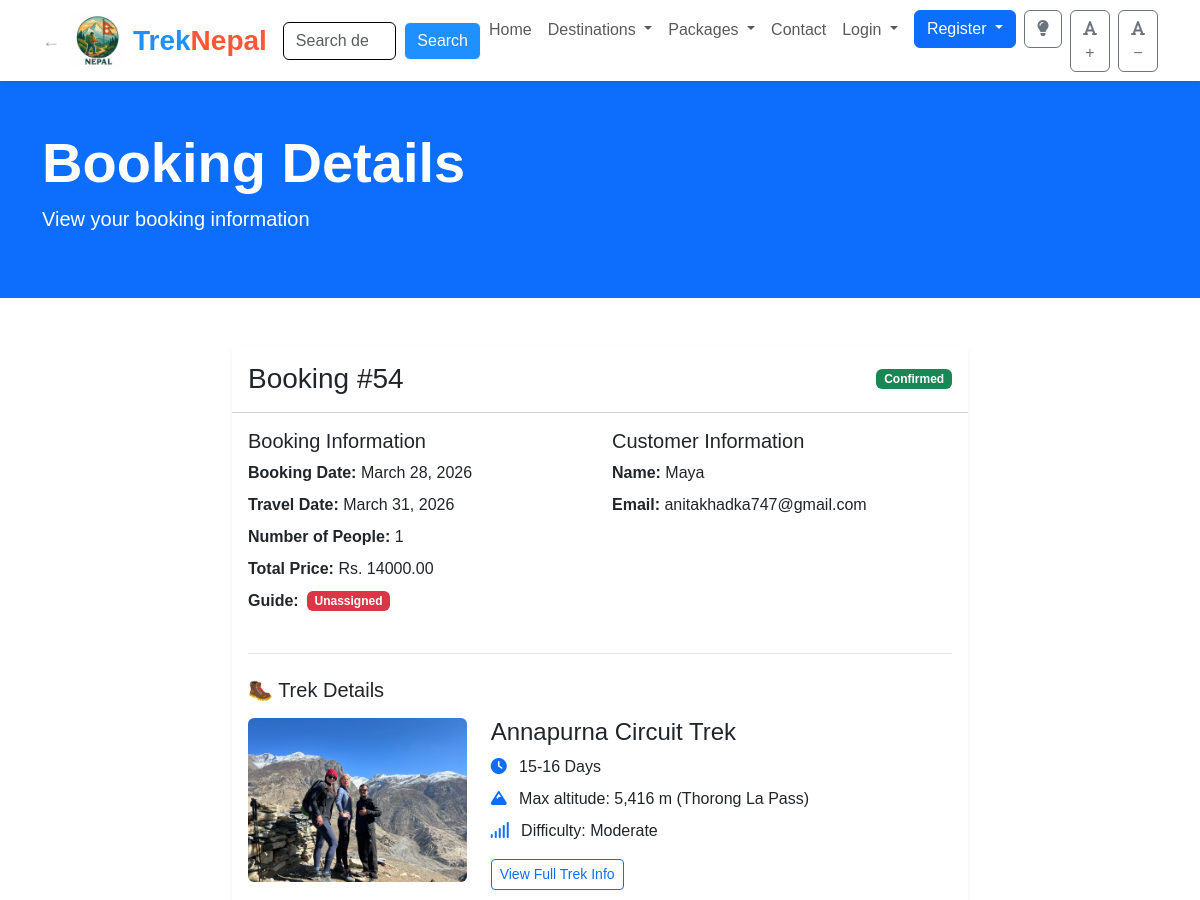
Page /booking/54/ (upper part) on the earlier database version.
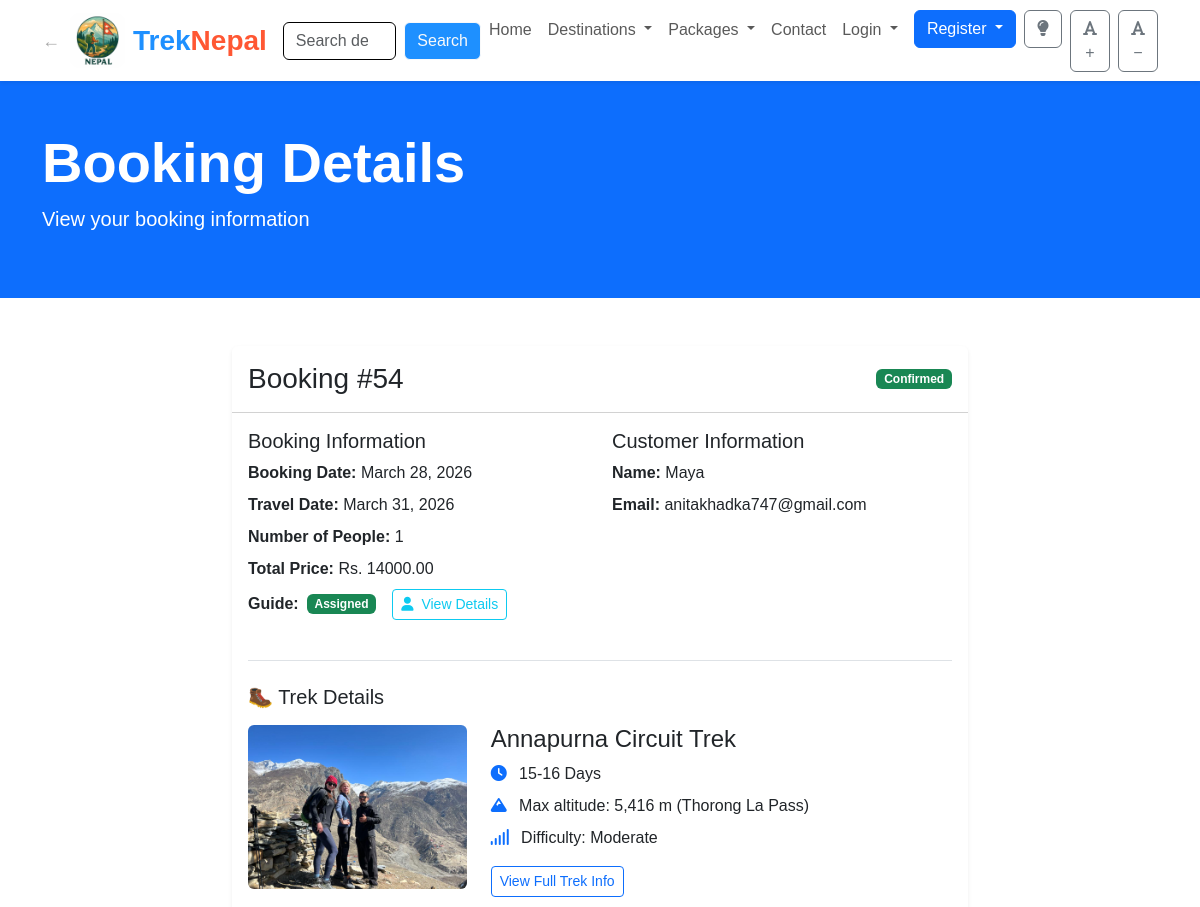
Same page on the later database version.
### app/views.py (the view)
# urls.py: path('booking/<int:id>/', views.booking_detail, name='booking_detail'),
def booking_detail(request, id):
    booking = get_object_or_404(Booking, id=id)
    if hasattr(request.user, 'guide'):
        return render(request, 'guide_booking_detail.html', {'booking': booking})
    else:
        return render(request, 'booking_detail.html', {'booking': booking})

### app/context_processors.py (called while the page is built, shortened)
def countries_context(request):
    return {
        'countries': Country.objects.all()
    }

def unread_messages_context(request):
    return {'unread_message_count': 0}

### app/models.py (called while the page is built)
    def get_absolute_url(self):
        return reverse('explore_country_detail', args=[str(self.id)])

### app/templates/booking_detail.html (shortened to what the changed rows need)
{% extends 'base.html' %}
{% block content %}
<div class="bg-primary text-white py-5">
    <div class="container">
        <h1 class="display-4 fw-bold" data-aos="fade-up">Booking Details</h1>
    </div>
</div>
<section class="py-5">
    <div class="container">
        <div class="row">
            <div class="col-lg-8 mx-auto" data-aos="fade-up">
                <div class="card shadow-sm">
                    <div class="card-body">
                        <div class="row mb-4">
                            <div class="col-md-6">
                                <ul class="list-unstyled">
                                      <li class="mb-2 d-flex align-items-center gap-2">
    <strong>Guide:</strong>
    {% if booking.guide %}
        <span class="badge bg-success">Assigned</span>
        <button class="btn btn-sm btn-outline-info ms-2"
                type="button"
                data-bs-toggle="collapse"
                data-bs-target="#guideDetails">
            <i class="fas fa-user me-1"></i> View Details
        </button>
    {% else %}
        <span class="badge bg-danger">Unassigned</span>
    {% endif %}
</li>
</ul>
                            </div>
                        </div>
                    </div>
                </div>
            </div>
        </div>
    </div>
</section>
{% endblock %}

Differences in the rows shown:
changed Booking "Annapurna Circuit Trek": guide_id empty → 4 (drawn)
Other differences:
text no longer shown: "Unassigned"
text now shown: "Assigned View Details"
